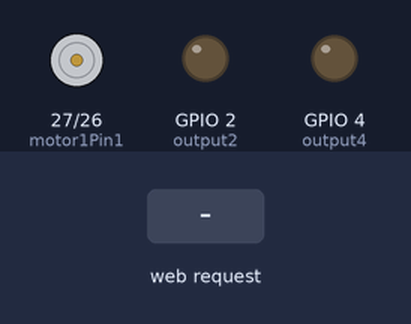
Recording of a sketch running on a simulated ESP32. On the bench: motor-driver pin pairs drawn as motors (green arrow = first pin HIGH = forward, orange = second pin HIGH = backward, longer = more drive, scaled by the enable pin), output pins drawn as LEDs (lit = HIGH). Inputs (shaded band) come from the test bench. WiFi joins after 1.5 s; servers stay silent unless stated; what the sketch prints to the serial monitor is not drawn.

Above: at 2.7 s.
2.8 s: HTTP request GET /2/on received
At 3.6 s:
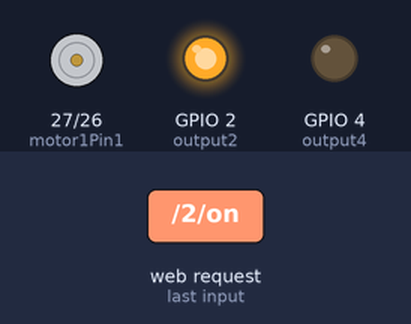
4.3 s: HTTP request GET /motor/fwd received
At 4.7 s:
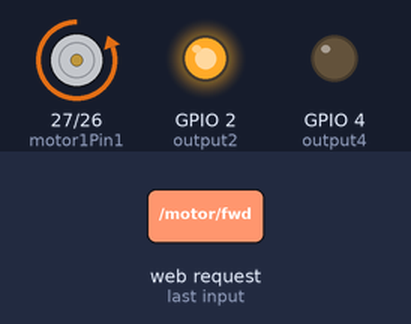
5.8 s: HTTP request GET /2/off received
At 7.0 s:
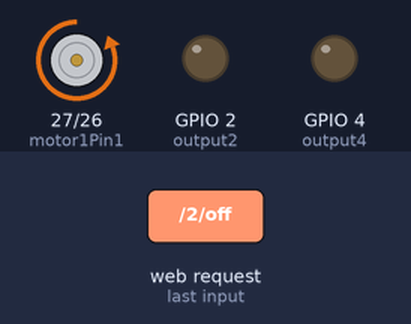
7.3 s: HTTP request GET /motor/back received
At 8.2 s:
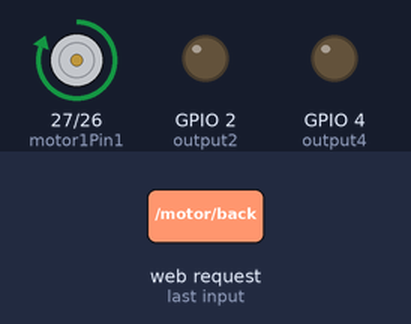
8.8 s: HTTP request GET /4/on received
At 9.3 s:
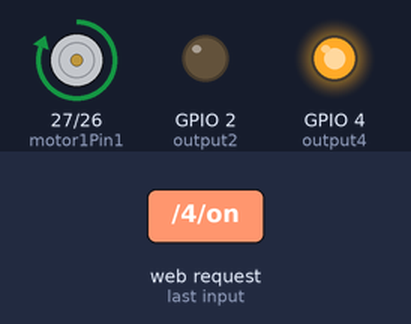
10.3 s: HTTP request GET /motor/off received
At 11.7 s:
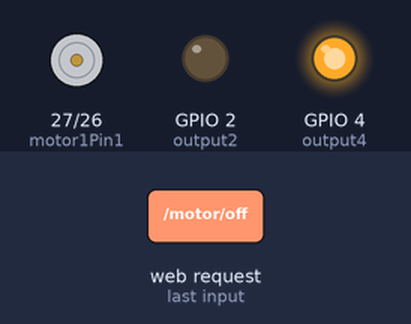
Timing chart, 0 to 12.8 s (numbered marks = the images above; inputs shaded):
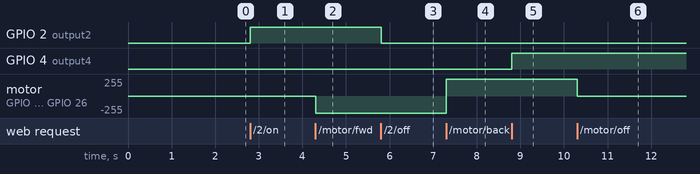

The sketch:

CodigoArduino.ino
```cpp
#include <WiFi.h>

// Credenciales de Internet
//const char* ssid     = "INFINITUM4Y4F_2.4";
//const char* password = "FuckoffimbetterthanU$8";

const char* ssid     = "ARRIS-A692";
const char* password = "3AAAA137575F5418";

// Puerto de servidor web
WiFiServer server(80);

// HTTP Request
String header;

// Estado del LED
String output2State = "off";
String output4State = "off";

//Estado del motor
String motorState = "off"; //off,fwd,back

// Salidas LED
const int output2 = 2;
const int output4 = 4;

//Salidas Motor
int motor1Pin1 = 27;
int motor1Pin2 = 26;
int enable1Pin = 25;

// Setting PWM properties
const int freq = 30000;
const int pwmChannel = 0;
const int resolution = 8;
int dutyCycle = 200;

// Current time
unsigned long currentTime = millis();
// Previous time
unsigned long previousTime = 0;
// Define timeout time in milliseconds (example: 2000ms = 2s)
const long timeoutTime = 2000;


void setup() {
  pinMode(output2, OUTPUT);
  pinMode(output4, OUTPUT);
  pinMode(motor1Pin1, OUTPUT);
  pinMode(motor1Pin2, OUTPUT);
  pinMode(enable1Pin, OUTPUT);
  digitalWrite(enable1Pin, HIGH);
  Serial.begin(115200);
  // Conectarse a Internet
  Serial.print("Connecting to ");
  Serial.println(ssid);
  WiFi.begin(ssid, password);
  while (WiFi.status() != WL_CONNECTED) {
    delay(500);
    Serial.print(".");
  }
  // Print local IP address and start web server
  Serial.println("");
  Serial.println("WiFi connected.");
  Serial.println("IP address: ");
  Serial.println(WiFi.localIP());
  server.begin();
}

void loop() {
  WiFiClient client = server.available();
  if (client) {                             // If a new client connects,
    currentTime = millis();
    previousTime = currentTime;
    Serial.println("New Client.");          // print a message out in the serial port
    String currentLine = "";                // make a String to hold incoming data from the client
    while (client.connected() && currentTime - previousTime <= timeoutTime) {  // loop while the client's connected
      currentTime = millis();
      if (client.available()) {             // if there's bytes to read from the client,
        char c = client.read();             // read a byte, then
        Serial.write(c);                    // print it out the serial monitor
        header += c;
        if (c == '\n') {                    // if the byte is a newline character
          // if the current line is blank, you got two newline characters in a row.
          // that's the end of the client HTTP request, so send a response:
          if (currentLine.length() == 0) {
            // HTTP headers always start with a response code (e.g. HTTP/1.1 200 OK)
            // and a content-type so the client knows what's coming, then a blank line:
            client.println("HTTP/1.1 200 OK");
            client.println("Content-type:text/html");
            client.println("Connection: close");
            client.println();
            // INCIO DE CONTROL
            //On - Off GPIO 2
            if (header.indexOf("GET /2/on") >= 0) {
              Serial.println("GPIO 2 on");
              output2State = "on";
              digitalWrite(output2, HIGH);
            } else if (header.indexOf("GET /2/off") >= 0) {
              Serial.println("GPIO 2 off");
              output2State = "off";
              digitalWrite(output2, LOW);
              //On - off GPIO 4
            } else if (header.indexOf("GET /4/on") >= 0) {
              Serial.println("GPIO 4 on");
              output4State = "on";
              digitalWrite(output4, HIGH);
            } else if (header.indexOf("GET /4/off") >= 0) {
              Serial.println("GPIO 4 off");
              output4State = "off";
              digitalWrite(output4, LOW);
            }
            // On - off Motor (GPIO 27)
            else if (header.indexOf("GET /motor/fwd") >= 0) {
              motorState = "fwd";
              Serial.println("Moving Forward");
              digitalWrite(motor1Pin1, LOW);
              digitalWrite(motor1Pin2, HIGH);
            } else if (header.indexOf("GET /motor/back") >= 0) {
              Serial.println("Moving Backwards");
              motorState = "back";
              digitalWrite(motor1Pin1, HIGH);
              digitalWrite(motor1Pin2, LOW);
            } else if (header.indexOf("GET /motor/off") >= 0) {
              Serial.println("Motor stopped");
              motorState = "off";
              digitalWrite(motor1Pin1, LOW);
              digitalWrite(motor1Pin2, LOW);
            }
            //FIN DE CONTROL
            // Display the HTML web page
            client.println("<!DOCTYPE html><html>");
            client.println("<head><meta name=\"viewport\" content=\"width=device-width, initial-scale=1\">");
            client.println("<link rel=\"icon\" href=\"data:,\">");
            // CSS to style the on/off buttons
            // Feel free to change the background-color and font-size attributes to fit your preferences
            client.println("<style>html { font-family: Helvetica; display: inline-block; margin: 0px auto; text-align: center;}");
            client.println(".button { background-color: #4CAF50; border: none; color: white; padding: 16px 40px;");
            client.println("text-decoration: none; font-size: 30px; margin: 2px; cursor: pointer;}");
            client.println(".button2 {background-color: #555555;}</style></head>");

            // Web Page Heading
            client.println("<body><h1>ESP32 Web Server</h1>");

            // Display current state, and ON/OFF buttons
            client.println("<p>GPIO 2 - State " + output2State + "</p>");
            // If the output2State is off, it displays the ON button
            if (output2State == "off") {
              client.println("<p><a href=\"/2/on\"><button class=\"button\">ON</button></a></p>");
            } else {
              client.println("<p><a href=\"/2/off\"><button class=\"button button2\">OFF</button></a></p>");
            }
            client.println("<p>GPIO 4 - State " + output4State + "</p>");
            if (output4State == "off") {
              client.println("<p><a href=\"/4/on\"><button class=\"button\">ON</button></a></p>");
            } else {
              client.println("<p><a href=\"/4/off\"><button class=\"button button2\">OFF</button></a></p>");
            }
            client.println("<p>Motor - State " + motorState + "</p>");
            client.println("<p><a href=\"/motor/fwd\"><button class=\"button\">Motor Foward</button></a></p>");
            client.println("<p><a href=\"/motor/back\"><button class=\"button\">Motor Backwards</button></a></p>");
            client.println("<p><a href=\"/motor/off\"><button class=\"button\">Motor Off</button></a></p>");
            //Fin de documento HTML
            client.println("</body></html>");

            // The HTTP response ends with another blank line
            client.println();
            // Break out of the while loop
            break;
          } else { // if you got a newline, then clear currentLine
            currentLine = "";
          }
        } else if (c != '\r') {  // if you got anything else but a carriage return character,
          currentLine += c;      // add it to the end of the currentLine
        }
      }
    }
    // Clear the header variable
    header = "";
    // Close the connection
    client.stop();
    Serial.println("Client disconnected.");
    Serial.println("");
  }
}
```

Measured:
- after the input at 2.8 s, GPIO 2 (output2): LOW → HIGH at once
- after the input at 4.3 s, motor on GPIO 27 (motor1Pin1) / GPIO 26 (motor1Pin2): stopped → backward 255/255 at once
- after the input at 5.8 s, GPIO 2 (output2): HIGH → LOW at once
- after the input at 7.3 s, motor on GPIO 27 (motor1Pin1) / GPIO 26 (motor1Pin2): backward 255/255 → forward 255/255 at once
- after the input at 8.8 s, GPIO 4 (output4): LOW → HIGH at once
- after the input at 10.3 s, motor on GPIO 27 (motor1Pin1) / GPIO 26 (motor1Pin2): forward 255/255 → stopped at once
